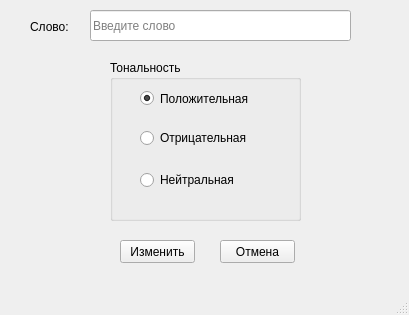
<?xml version="1.0" encoding="UTF-8"?>
<ui version="4.0">
 <class>MainWindow</class>
 <widget class="QMainWindow" name="MainWindow">
  <property name="geometry">
   <rect>
    <x>0</x>
    <y>0</y>
    <width>409</width>
    <height>315</height>
   </rect>
  </property>
  <property name="windowTitle">
   <string>MainWindow</string>
  </property>
  <widget class="QWidget" name="centralwidget">
   <widget class="QLabel" name="labelError">
    <property name="geometry">
     <rect>
      <x>90</x>
      <y>40</y>
      <width>261</width>
      <height>16</height>
     </rect>
    </property>
    <property name="font">
     <font>
      <pointsize>7</pointsize>
     </font>
    </property>
    <property name="styleSheet">
     <string notr="true">color: rgb(255, 0, 0);</string>
    </property>
    <property name="text">
     <string/>
    </property>
   </widget>
   <widget class="QLabel" name="labelWord">
    <property name="geometry">
     <rect>
      <x>30</x>
      <y>20</y>
      <width>47</width>
      <height>13</height>
     </rect>
    </property>
    <property name="text">
     <string>Слово:</string>
    </property>
   </widget>
   <widget class="QGroupBox" name="chooseSentimentGroupBox">
    <property name="geometry">
     <rect>
      <x>110</x>
      <y>60</y>
      <width>191</width>
      <height>161</height>
     </rect>
    </property>
    <property name="title">
     <string>Тональность</string>
    </property>
    <widget class="QRadioButton" name="radioButtonPSTV">
     <property name="geometry">
      <rect>
       <x>30</x>
       <y>30</y>
       <width>131</width>
       <height>17</height>
      </rect>
     </property>
     <property name="text">
      <string>Положительная</string>
     </property>
     <property name="checked">
      <bool>true</bool>
     </property>
    </widget>
    <widget class="QRadioButton" name="radioButtonNGTV">
     <property name="geometry">
      <rect>
       <x>30</x>
       <y>70</y>
       <width>131</width>
       <height>16</height>
      </rect>
     </property>
     <property name="text">
      <string>Отрицательная</string>
     </property>
    </widget>
    <widget class="QRadioButton" name="radioButtonNEUT">
     <property name="geometry">
      <rect>
       <x>30</x>
       <y>110</y>
       <width>121</width>
       <height>20</height>
      </rect>
     </property>
     <property name="text">
      <string>Нейтральная</string>
     </property>
    </widget>
   </widget>
   <widget class="QPushButton" name="buttonCancel">
    <property name="geometry">
     <rect>
      <x>220</x>
      <y>240</y>
      <width>75</width>
      <height>23</height>
     </rect>
    </property>
    <property name="text">
     <string>Отмена</string>
    </property>
   </widget>
   <widget class="QLineEdit" name="wordEdit">
    <property name="geometry">
     <rect>
      <x>90</x>
      <y>10</y>
      <width>261</width>
      <height>31</height>
     </rect>
    </property>
    <property name="placeholderText">
     <string>Введите слово</string>
    </property>
   </widget>
   <widget class="QPushButton" name="buttonChange">
    <property name="geometry">
     <rect>
      <x>120</x>
      <y>240</y>
      <width>75</width>
      <height>23</height>
     </rect>
    </property>
    <property name="text">
     <string>Изменить</string>
    </property>
   </widget>
  </widget>
  <widget class="QMenuBar" name="menubar">
   <property name="geometry">
    <rect>
     <x>0</x>
     <y>0</y>
     <width>409</width>
     <height>21</height>
    </rect>
   </property>
  </widget>
  <widget class="QStatusBar" name="statusbar"/>
 </widget>
 <resources/>
 <connections/>
</ui>
